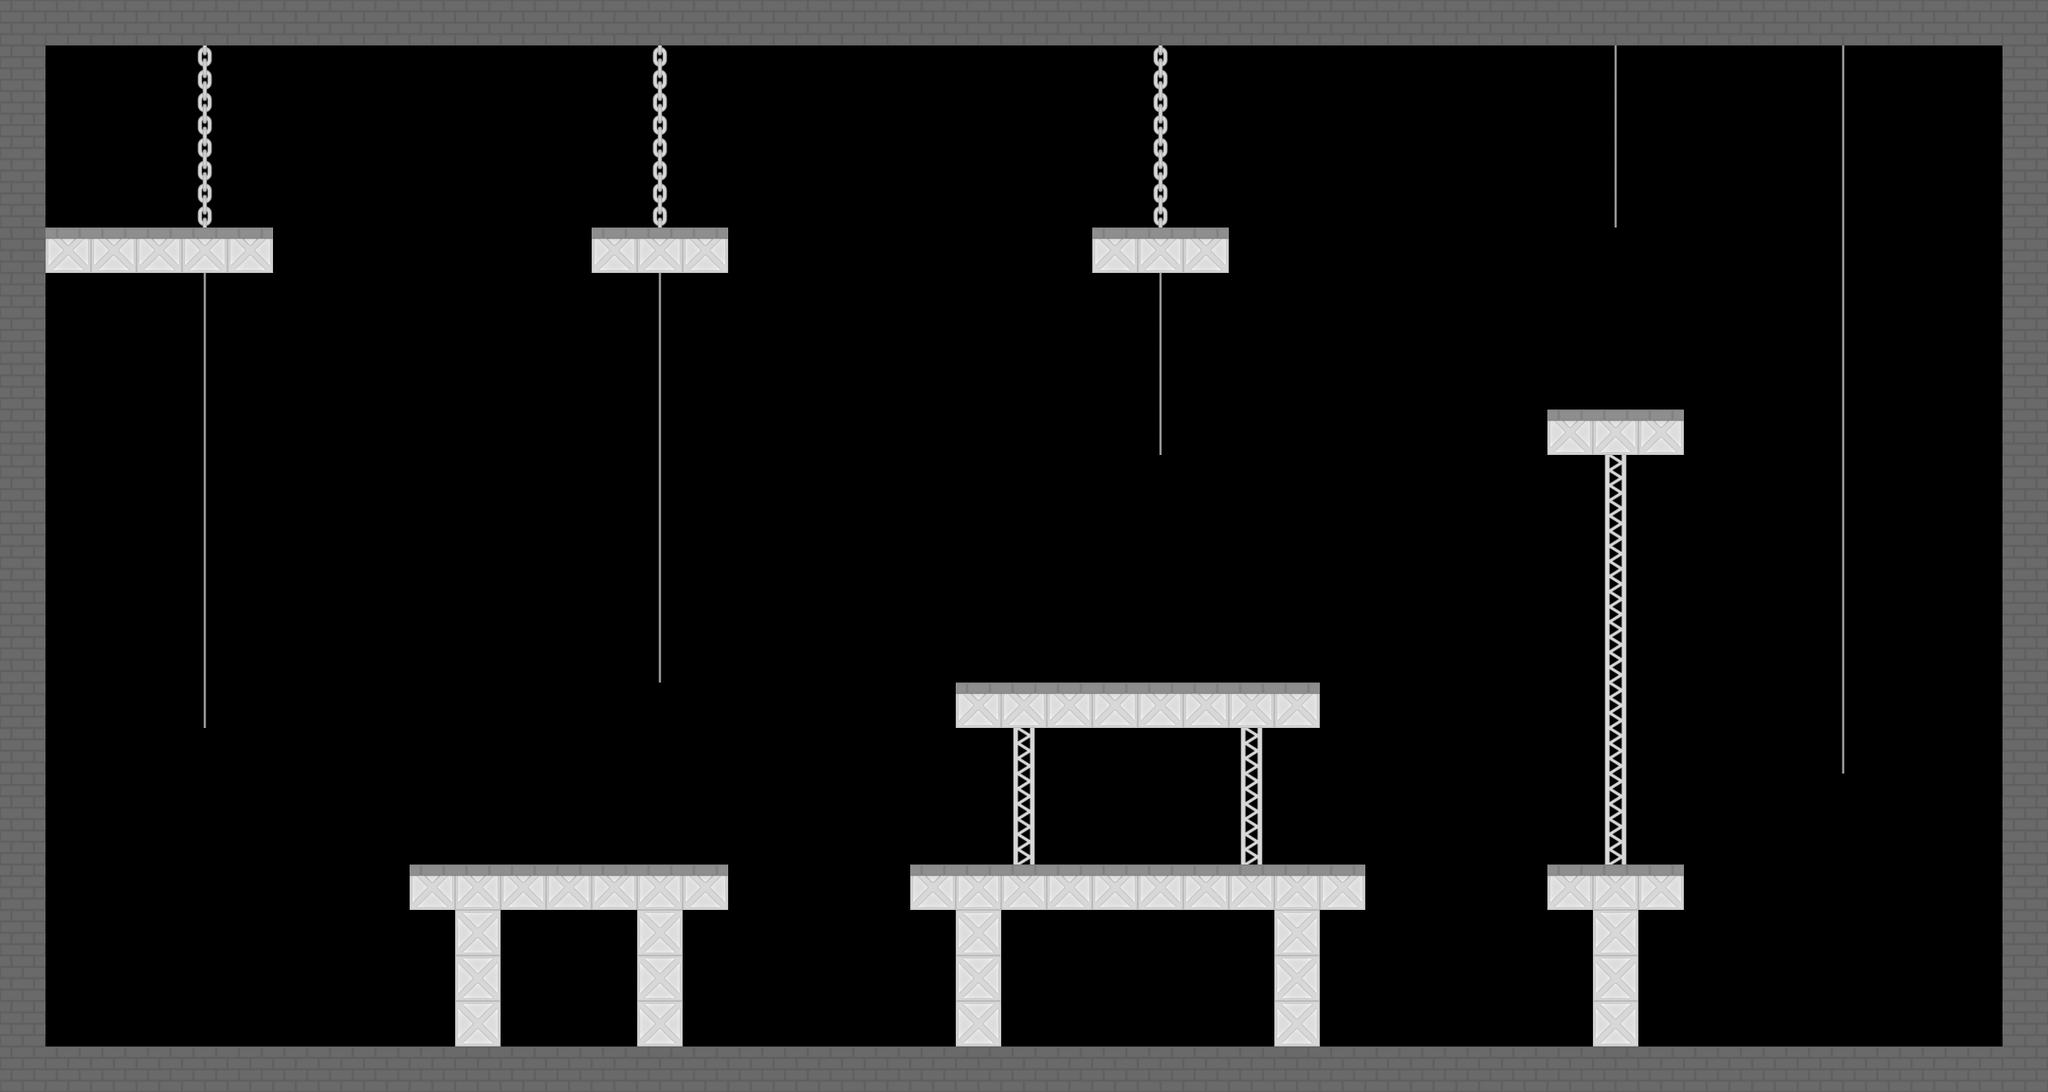

A level layout from a 2D game, rendered from its tile map. Below: a short description, then the map file with its tile-grid data intact:
An orthogonal 45x24 tile map with 48x48 px tiles, 1 tile layer (Tile Layer 1), 2 tilesets.

<map version="1.0" tiledversion="1.1.5" orientation="orthogonal" renderorder="right-down" width="45" height="24" tilewidth="48" tileheight="48" infinite="0" nextobjectid="1">
 <tileset firstgid="1" source="diffuse.tsx" />
 <tileset firstgid="12" source="normal.tsx" />
 <layer name="Tile Layer 1" width="45" height="24">
  <data encoding="csv">
1,1,1,1,1,1,1,1,1,1,1,1,1,1,1,1,1,1,1,1,1,1,1,1,1,1,1,1,1,1,1,1,1,1,1,1,1,1,1,1,1,1,1,1,1,
1,0,0,0,11,0,0,0,0,0,0,0,0,0,11,0,0,0,0,0,0,0,0,0,0,11,0,0,0,0,0,0,0,0,0,9,0,0,0,0,9,0,0,0,1,
1,0,0,0,11,0,0,0,0,0,0,0,0,0,11,0,0,0,0,0,0,0,0,0,0,11,0,0,0,0,0,0,0,0,0,9,0,0,0,0,9,0,0,0,1,
1,0,0,0,11,0,0,0,0,0,0,0,0,0,11,0,0,0,0,0,0,0,0,0,0,11,0,0,0,0,0,0,0,0,0,9,0,0,0,0,9,0,0,0,1,
1,0,0,0,11,0,0,0,0,0,0,0,0,0,11,0,0,0,0,0,0,0,0,0,0,11,0,0,0,0,0,0,0,0,0,9,0,0,0,0,9,0,0,0,1,
1,4,4,4,4,4,0,0,0,0,0,0,0,4,4,4,0,0,0,0,0,0,0,0,4,4,4,0,0,0,0,0,0,0,0,0,0,0,0,0,9,0,0,0,1,
1,0,0,0,9,0,0,0,0,0,0,0,0,0,9,0,0,0,0,0,0,0,0,0,0,9,0,0,0,0,0,0,0,0,0,0,0,0,0,0,9,0,0,0,1,
1,0,0,0,9,0,0,0,0,0,0,0,0,0,9,0,0,0,0,0,0,0,0,0,0,9,0,0,0,0,0,0,0,0,0,0,0,0,0,0,9,0,0,0,1,
1,0,0,0,9,0,0,0,0,0,0,0,0,0,9,0,0,0,0,0,0,0,0,0,0,9,0,0,0,0,0,0,0,0,0,0,0,0,0,0,9,0,0,0,1,
1,0,0,0,9,0,0,0,0,0,0,0,0,0,9,0,0,0,0,0,0,0,0,0,0,9,0,0,0,0,0,0,0,0,4,4,4,0,0,0,9,0,0,0,1,
1,0,0,0,9,0,0,0,0,0,0,0,0,0,9,0,0,0,0,0,0,0,0,0,0,0,0,0,0,0,0,0,0,0,0,6,0,0,0,0,9,0,0,0,1,
1,0,0,0,9,0,0,0,0,0,0,0,0,0,9,0,0,0,0,0,0,0,0,0,0,0,0,0,0,0,0,0,0,0,0,6,0,0,0,0,9,0,0,0,1,
1,0,0,0,9,0,0,0,0,0,0,0,0,0,9,0,0,0,0,0,0,0,0,0,0,0,0,0,0,0,0,0,0,0,0,6,0,0,0,0,9,0,0,0,1,
1,0,0,0,9,0,0,0,0,0,0,0,0,0,9,0,0,0,0,0,0,0,0,0,0,0,0,0,0,0,0,0,0,0,0,6,0,0,0,0,9,0,0,0,1,
1,0,0,0,9,0,0,0,0,0,0,0,0,0,9,0,0,0,0,0,0,0,0,0,0,0,0,0,0,0,0,0,0,0,0,6,0,0,0,0,9,0,0,0,1,
1,0,0,0,9,0,0,0,0,0,0,0,0,0,0,0,0,0,0,0,0,4,4,4,4,4,4,4,4,0,0,0,0,0,0,6,0,0,0,0,9,0,0,0,1,
1,0,0,0,0,0,0,0,0,0,0,0,0,0,0,0,0,0,0,0,0,0,6,0,0,0,0,6,0,0,0,0,0,0,0,6,0,0,0,0,9,0,0,0,1,
1,0,0,0,0,0,0,0,0,0,0,0,0,0,0,0,0,0,0,0,0,0,6,0,0,0,0,6,0,0,0,0,0,0,0,6,0,0,0,0,0,0,0,0,1,
1,0,0,0,0,0,0,0,0,0,0,0,0,0,0,0,0,0,0,0,0,0,6,0,0,0,0,6,0,0,0,0,0,0,0,6,0,0,0,0,0,0,0,0,1,
1,0,0,0,0,0,0,0,0,4,4,4,4,4,4,4,0,0,0,0,4,4,4,4,4,4,4,4,4,4,0,0,0,0,4,4,4,0,0,0,0,0,0,0,1,
1,0,0,0,0,0,0,0,0,0,3,0,0,0,3,0,0,0,0,0,0,3,0,0,0,0,0,0,3,0,0,0,0,0,0,3,0,0,0,0,0,0,0,0,1,
1,0,0,0,0,0,0,0,0,0,3,0,0,0,3,0,0,0,0,0,0,3,0,0,0,0,0,0,3,0,0,0,0,0,0,3,0,0,0,0,0,0,0,0,1,
1,0,0,0,0,0,0,0,0,0,3,0,0,0,3,0,0,0,0,0,0,3,0,0,0,0,0,0,3,0,0,0,0,0,0,3,0,0,0,0,0,0,0,0,1,
1,1,1,1,1,1,1,1,1,1,1,1,1,1,1,1,1,1,1,1,1,1,1,1,1,1,1,1,1,1,1,1,1,1,1,1,1,1,1,1,1,1,1,1,1
</data>
 </layer>
</map>
